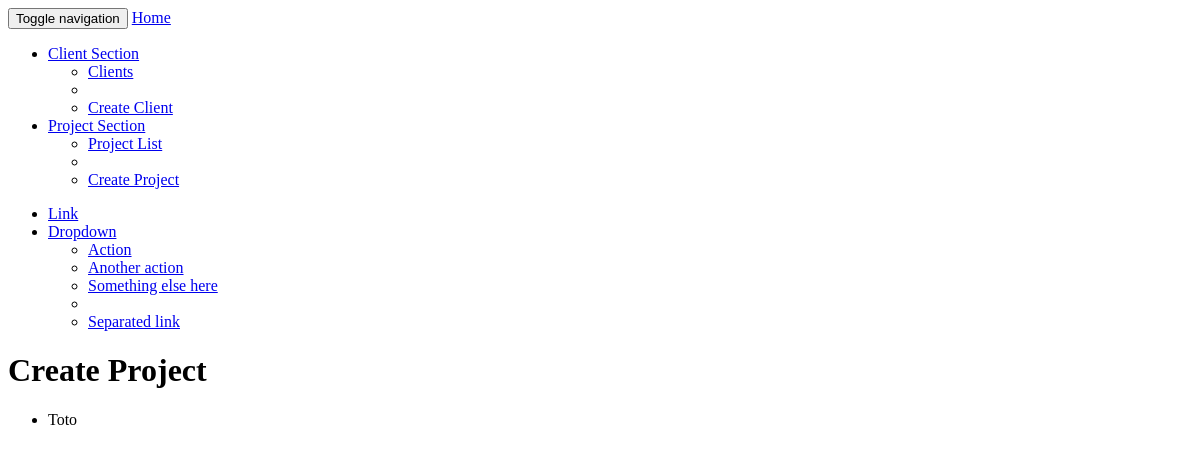
Page /client_list on the earlier database version.
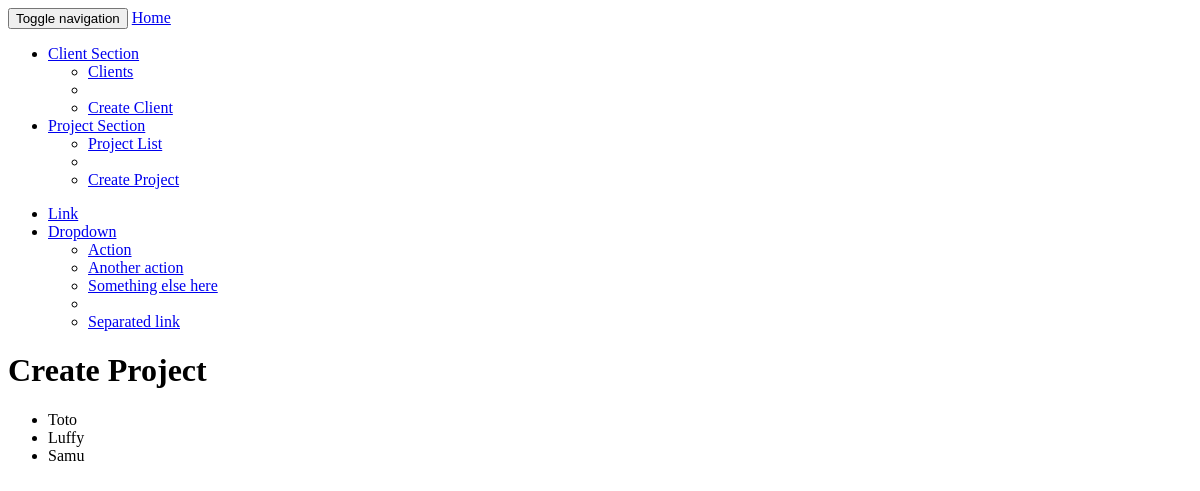
Same page on the later database version.
### facturier/models.py (models this page shows, shortened)
class Client(models.Model):
    name = models.CharField(max_length = 50)
    user = models.ForeignKey(User)

### facturier/views.py (the view)
# urls.py: url(r'^client_list$', ClientList.as_view(), name="client-list"),
class ClientList(ListView):
    model = Client
    context_object_name = "clients"

### facturier/templates/facturier/client_list.html
{% extends "base.html" %}
{% block content %}
<h1>Create Project</h1>
<div class="client-list">
    <ul>
        {% for client in clients %}
        <li>{{ client.name }}</li>
        {% endfor %}
    </ul>
</div>
{% endblock %}

Differences in the rows shown:
added Client: name "Luffy"
added Client: name "Samu"
